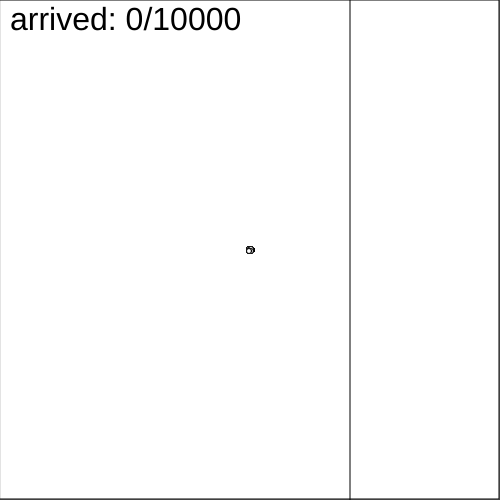
Frame 1 (no input)
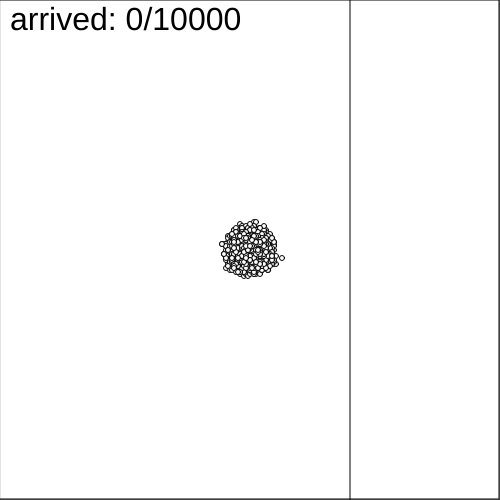
Frame 60 (no input)
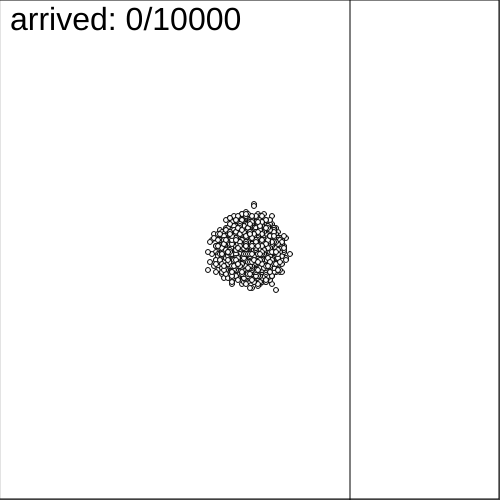
Frame 120 (the mouse pressed at the canvas centre since frame 60)

The p5.js sketch that drew these frames (run headless with seeded random() and noise() and a simulated clock; from frame 60 on, the mouse is pressed at the canvas centre):

// p5.js sketch
// ── sketch.js
var drunkers;
var drunkerNum = 10000;
var startX = 0;// 起始位置
var goalX = 100; // 家的位置

// 函数setup() ：准备阶段
function setup() {
	createCanvas(500,500);

	drunkers = new Array();
	for(let i =0;i<drunkerNum;i++)
	{
		var x = startX;
		var y = 0;
		drunkers[i] = createVector(x,y);
	}

}

// 函数draw()：作画阶段
function draw() {
	fill(255);// 填充白色
	rect(-1,-1,width+1,height+1);
	noFill();
	rect(0,0,width-1,height-1);


	// 醉鬼移动&显示
	var count = drunkers.length;
	for(let i=0;i<drunkers.length;i++)
	{
		var x= drunkers[i].x;
		var y = drunkers[i].y;
		var arrived = (x>=goalX);
		if(!arrived)
		{
			x += (random(0,1)>=0.5)?1:-1;
			y += (random(0,1)>=0.5)?1:-1;
			drunkers[i].x = x;
			drunkers[i].y = y;
			count --;

			fill(255);
		}
		else
		{
			fill(0,255,0);
		}
		push();
		translate(width/2,height/2);
		ellipse(drunkers[i].x,drunkers[i].y,5,5);
		pop();

	}


	// 画出“家”的位置
	push();
	translate(width/2,height/2);
	line(goalX,-500,goalX,500);
	pop();

	// 显示到达家的醉鬼数量
	textSize(32);
	fill(0);
	var txt = "arrived: " + count + "/" + drunkers.length;
	text(txt, 10, 30);
	//text(txt,30,30);
	//text('word', 10, 30);

}
